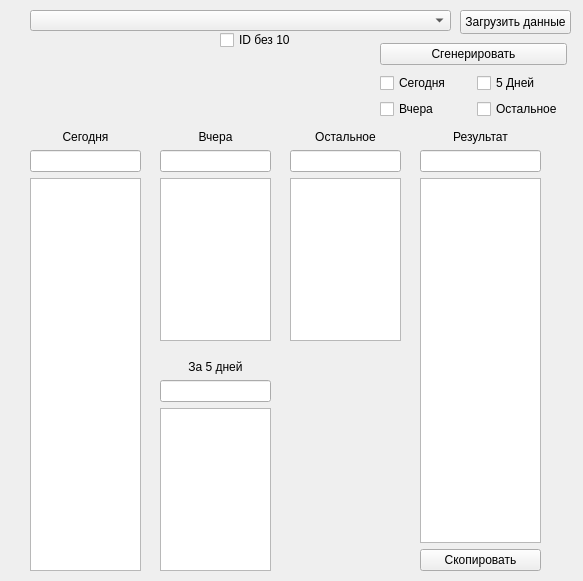
<?xml version="1.0" encoding="UTF-8"?>
<ui version="4.0">
 <class>MainWindow</class>
 <widget class="QMainWindow" name="MainWindow">
  <property name="geometry">
   <rect>
    <x>0</x>
    <y>0</y>
    <width>583</width>
    <height>581</height>
   </rect>
  </property>
  <property name="windowTitle">
   <string>Менеджер отчетов ТК</string>
  </property>
  <widget class="QWidget" name="centralwidget">
   <widget class="QWidget" name="verticalLayoutWidget">
    <property name="geometry">
     <rect>
      <x>30</x>
      <y>130</y>
      <width>111</width>
      <height>441</height>
     </rect>
    </property>
    <layout class="QVBoxLayout" name="verticalLayout">
     <item>
      <widget class="QLabel" name="label">
       <property name="text">
        <string>Сегодня</string>
       </property>
       <property name="alignment">
        <set>Qt::AlignCenter</set>
       </property>
      </widget>
     </item>
     <item>
      <widget class="QLineEdit" name="le_today"/>
     </item>
     <item>
      <widget class="QPlainTextEdit" name="pe_today">
       <property name="readOnly">
        <bool>true</bool>
       </property>
      </widget>
     </item>
    </layout>
   </widget>
   <widget class="QWidget" name="verticalLayoutWidget_2">
    <property name="geometry">
     <rect>
      <x>160</x>
      <y>130</y>
      <width>111</width>
      <height>211</height>
     </rect>
    </property>
    <layout class="QVBoxLayout" name="verticalLayout_2">
     <item>
      <widget class="QLabel" name="label_2">
       <property name="text">
        <string>Вчера</string>
       </property>
       <property name="alignment">
        <set>Qt::AlignCenter</set>
       </property>
      </widget>
     </item>
     <item>
      <widget class="QLineEdit" name="le_yesterday"/>
     </item>
     <item>
      <widget class="QPlainTextEdit" name="pe_yesterday">
       <property name="readOnly">
        <bool>true</bool>
       </property>
      </widget>
     </item>
    </layout>
   </widget>
   <widget class="QWidget" name="verticalLayoutWidget_3">
    <property name="geometry">
     <rect>
      <x>290</x>
      <y>130</y>
      <width>111</width>
      <height>211</height>
     </rect>
    </property>
    <layout class="QVBoxLayout" name="verticalLayout_3">
     <item>
      <widget class="QLabel" name="label_4">
       <property name="text">
        <string>Остальное</string>
       </property>
       <property name="alignment">
        <set>Qt::AlignCenter</set>
       </property>
      </widget>
     </item>
     <item>
      <widget class="QLineEdit" name="le_rest"/>
     </item>
     <item>
      <widget class="QPlainTextEdit" name="pe_rest">
       <property name="readOnly">
        <bool>true</bool>
       </property>
      </widget>
     </item>
    </layout>
   </widget>
   <widget class="QWidget" name="verticalLayoutWidget_5">
    <property name="geometry">
     <rect>
      <x>160</x>
      <y>360</y>
      <width>111</width>
      <height>211</height>
     </rect>
    </property>
    <layout class="QVBoxLayout" name="verticalLayout_5">
     <item>
      <widget class="QLabel" name="label_3">
       <property name="text">
        <string>За 5 дней</string>
       </property>
       <property name="alignment">
        <set>Qt::AlignCenter</set>
       </property>
      </widget>
     </item>
     <item>
      <widget class="QLineEdit" name="le_last_5_day"/>
     </item>
     <item>
      <widget class="QPlainTextEdit" name="pe_last_5_day">
       <property name="readOnly">
        <bool>true</bool>
       </property>
      </widget>
     </item>
    </layout>
   </widget>
   <widget class="QWidget" name="verticalLayoutWidget_6">
    <property name="geometry">
     <rect>
      <x>420</x>
      <y>130</y>
      <width>121</width>
      <height>441</height>
     </rect>
    </property>
    <layout class="QVBoxLayout" name="verticalLayout_16">
     <item>
      <widget class="QLabel" name="label_5">
       <property name="text">
        <string>Результат</string>
       </property>
       <property name="alignment">
        <set>Qt::AlignCenter</set>
       </property>
      </widget>
     </item>
     <item>
      <widget class="QLineEdit" name="le_result"/>
     </item>
     <item>
      <widget class="QPlainTextEdit" name="pe_result">
       <property name="readOnly">
        <bool>true</bool>
       </property>
      </widget>
     </item>
     <item>
      <widget class="QPushButton" name="btn_copy">
       <property name="text">
        <string>Скопировать</string>
       </property>
      </widget>
     </item>
    </layout>
   </widget>
   <widget class="QWidget" name="verticalLayoutWidget_10">
    <property name="geometry">
     <rect>
      <x>380</x>
      <y>41</y>
      <width>187</width>
      <height>82</height>
     </rect>
    </property>
    <layout class="QVBoxLayout" name="verticalLayout_9">
     <item>
      <widget class="QPushButton" name="btn_generate">
       <property name="text">
        <string>Сгенерировать</string>
       </property>
      </widget>
     </item>
     <item>
      <layout class="QHBoxLayout" name="horizontalLayout_2">
       <item>
        <layout class="QVBoxLayout" name="verticalLayout_7">
         <item>
          <widget class="QCheckBox" name="chb_today">
           <property name="text">
            <string>Cегодня</string>
           </property>
          </widget>
         </item>
         <item>
          <widget class="QCheckBox" name="chb_yesterday">
           <property name="text">
            <string>Вчера</string>
           </property>
          </widget>
         </item>
        </layout>
       </item>
       <item>
        <layout class="QVBoxLayout" name="verticalLayout_8">
         <item>
          <widget class="QCheckBox" name="chb_last_5_day">
           <property name="text">
            <string>5 Дней</string>
           </property>
          </widget>
         </item>
         <item>
          <widget class="QCheckBox" name="chb_rest">
           <property name="text">
            <string>Остальное</string>
           </property>
          </widget>
         </item>
        </layout>
       </item>
      </layout>
     </item>
    </layout>
   </widget>
   <widget class="QCheckBox" name="chb_id10">
    <property name="geometry">
     <rect>
      <x>220</x>
      <y>30</y>
      <width>71</width>
      <height>20</height>
     </rect>
    </property>
    <property name="text">
     <string>ID без 10</string>
    </property>
   </widget>
   <widget class="QComboBox" name="comboBox">
    <property name="geometry">
     <rect>
      <x>30</x>
      <y>10</y>
      <width>421</width>
      <height>21</height>
     </rect>
    </property>
   </widget>
   <widget class="QPushButton" name="btn_load">
    <property name="geometry">
     <rect>
      <x>460</x>
      <y>10</y>
      <width>111</width>
      <height>24</height>
     </rect>
    </property>
    <property name="text">
     <string>Загрузить данные</string>
    </property>
   </widget>
  </widget>
 </widget>
 <resources/>
 <connections/>
</ui>
